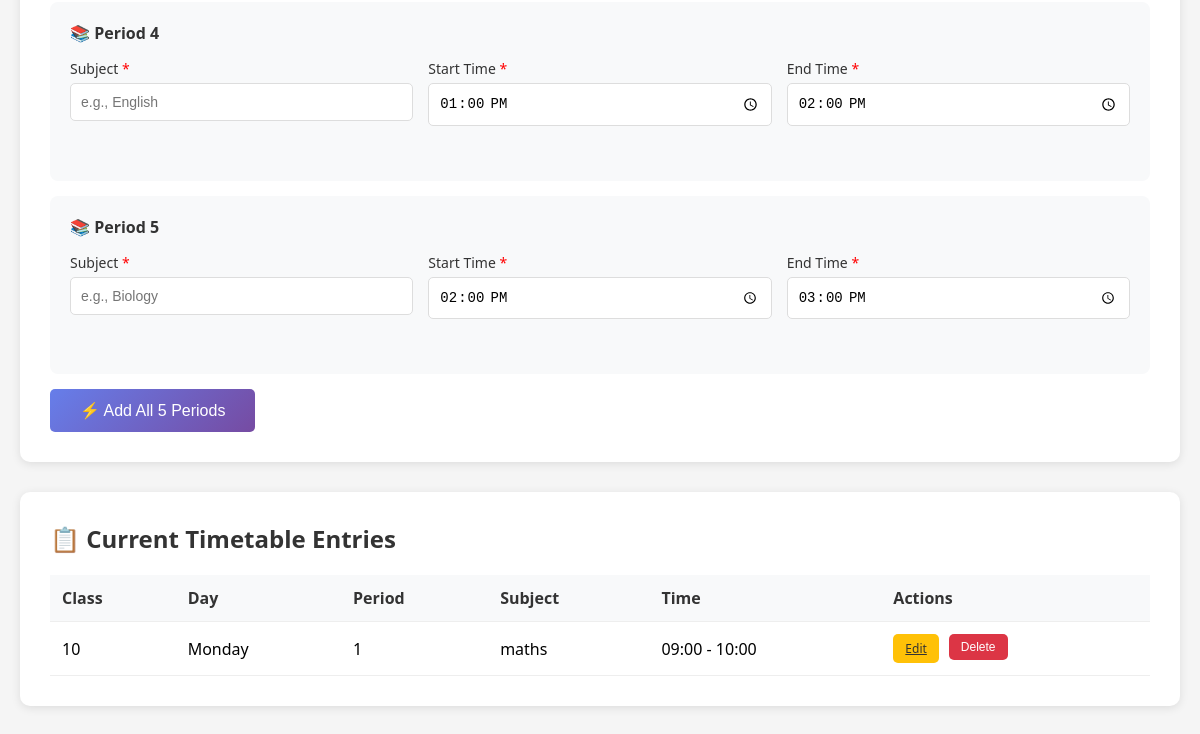
Page /timetable/manage (signed in, lower part) on the earlier database version.
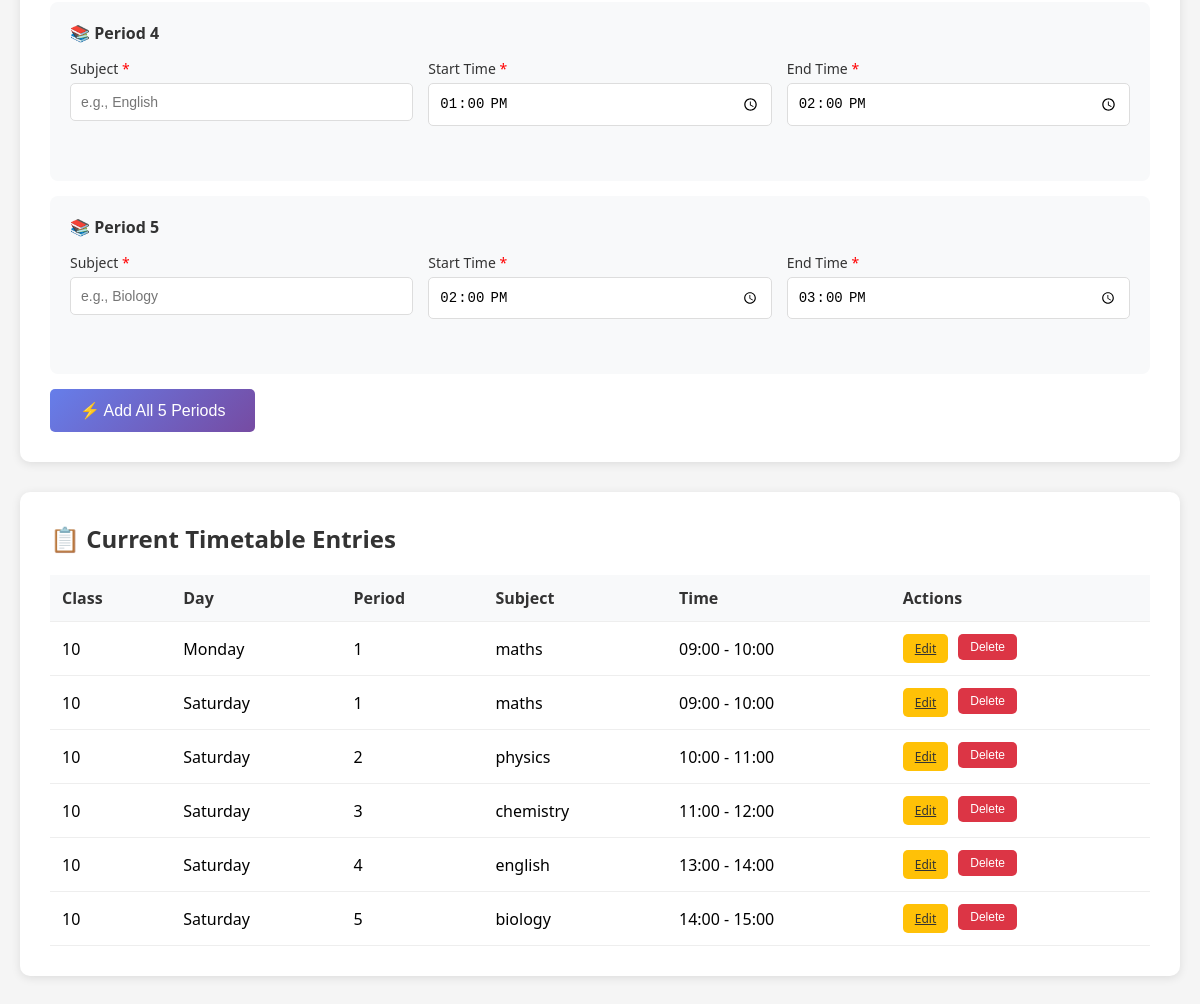
Same page on the later database version.
### models.py (models this page shows)
class Timetable(Base):
    __tablename__ = 'timetable'
    id = Column(Integer, primary_key=True)
    class_name = Column(String, nullable=False)
    day_of_week = Column(String, nullable=False)  # e.g., 'Monday', 'Tuesday'
    period = Column(String, nullable=False)       # e.g., 'Period 1', 'Period 2'
    subject = Column(String, nullable=True)       # e.g., 'Mathematics', 'Physics'
    start_time = Column(String, nullable=True)    # e.g., '09:00'
    end_time = Column(String, nullable=True)      # e.g., '10:00'

### app.py (the view, shortened to what this page needs)
@app.route('/timetable/manage', methods=['GET', 'POST'])
@login_required
def manage_timetable():
    if current_user.role != 'teacher':
        flash('Access denied! Teachers only.', 'error')
        return redirect(url_for('login'))
    db = SessionLocal()
    day_order = ['Monday', 'Tuesday', 'Wednesday', 'Thursday', 'Friday', 'Saturday', 'Sunday']
    timetable_entries = db.query(Timetable).all()
    timetable_entries.sort(key=lambda x: (day_order.index(x.day_of_week) if x.day_of_week in day_order else 999, x.period))
    db.close()
    return render_template('manage_timetable.html', timetable_entries=timetable_entries)

### app.py (called while the page is built)
@login_manager.user_loader
def load_user(user_id):
    db = SessionLocal()
    user = db.query(User).get(int(user_id))
    db.close()
    return user

### templates/manage_timetable.html (shortened to what this page needs)
<!DOCTYPE html>
<html lang="en">
<head>
</head>
<body>
    <div class="container">
        <div class="card">
            <div id="bulkForm" class="form-container">
                <form method="POST" action="{{ url_for('bulk_add_timetable') }}">
                    <div style="background: #f8f9fa; padding: 20px; border-radius: 8px; margin-bottom: 15px;">
                        <h3 style="color: #333; margin-bottom: 15px; font-size: 16px;">📚 Period 4</h3>
                        <div class="form-grid">
                            <div class="form-group">
                                <label>Subject <span class="required">*</span></label>
                                <input type="text" name="subject_4" required placeholder="e.g., English">
                            </div>
                            <div class="form-group">
                                <label>Start Time <span class="required">*</span></label>
                                <input type="time" name="start_time_4" required value="13:00">
                            </div>
                            <div class="form-group">
                                <label>End Time <span class="required">*</span></label>
                                <input type="time" name="end_time_4" required value="14:00">
                            </div>
                        </div>
                    </div>
                    <div style="background: #f8f9fa; padding: 20px; border-radius: 8px; margin-bottom: 15px;">
                        <h3 style="color: #333; margin-bottom: 15px; font-size: 16px;">📚 Period 5</h3>
                        <div class="form-grid">
                            <div class="form-group">
                                <label>Subject <span class="required">*</span></label>
                                <input type="text" name="subject_5" required placeholder="e.g., Biology">
                            </div>
                            <div class="form-group">
                                <label>Start Time <span class="required">*</span></label>
                                <input type="time" name="start_time_5" required value="14:00">
                            </div>
                            <div class="form-group">
                                <label>End Time <span class="required">*</span></label>
                                <input type="time" name="end_time_5" required value="15:00">
                            </div>
                        </div>
                    </div>
                    <button type="submit" class="btn btn-primary" style="font-size: 16px; padding: 12px 30px;">
                        ⚡ Add All 5 Periods
                    </button>
                </form>
            </div>
        </div>
        <div class="card">
            <h2>📋 Current Timetable Entries</h2>
            {% if timetable_entries %}
                <div class="table-container">
                    <table>
                        <thead>
                            <tr>
                                <th>Class</th>
                                <th>Day</th>
                                <th>Period</th>
                                <th>Subject</th>
                                <th>Time</th>
                                <th>Actions</th>
                            </tr>
                        </thead>
                        <tbody>
                            {% for entry in timetable_entries %}
                            <tr>
                                <td>{{ entry.class_name }}</td>
                                <td>{{ entry.day_of_week }}</td>
                                <td>{{ entry.period }}</td>
                                <td>{{ entry.subject or '-' }}</td>
                                <td>
                                    {% if entry.start_time and entry.end_time %}
                                        {{ entry.start_time }} - {{ entry.end_time }}
                                    {% else %}
                                        -
                                    {% endif %}
                                </td>
                                <td>
                                    <div class="actions">
                                        <a href="{{ url_for('edit_timetable', id=entry.id) }}" class="btn btn-edit">Edit</a>
                                        <form method="POST" action="{{ url_for('delete_timetable', id=entry.id) }}" style="display: inline;" onsubmit="return confirm('Are you sure you want to delete this entry?');">
                                            <button type="submit" class="btn btn-danger">Delete</button>
                                        </form>
                                    </div>
                                </td>
                            </tr>
                            {% endfor %}
                        </tbody>
                    </table>
                </div>
            {% endif %}
        </div>
    </div>
</body>
</html>

### templates/manage_timetable.html (style rules this page uses)
* { margin: 0; padding: 0; box-sizing: border-box; }
body { font-family: 'Segoe UI', Tahoma, Geneva, Verdana, sans-serif; background: #f5f5f5; }
.container { max-width: 1200px; margin: 40px auto; padding: 0 20px; }
.card { background: white; padding: 30px; border-radius: 10px; box-shadow: 0 2px 10px rgba(0,0,0,0.1); margin-bottom: 30px; }
.card h2 { color: #333; margin-bottom: 20px; }
.form-grid { display: grid; grid-template-columns: repeat(auto-fit, minmax(200px, 1fr)); gap: 15px; margin-bottom: 20px; }
.form-group { margin-bottom: 15px; }
label { display: block; margin-bottom: 5px; color: #333; font-weight: 500; font-size: 14px; }
input[type="text"], input[type="time"], select { width: 100%; padding: 10px; border: 1px solid #ddd; border-radius: 5px; font-size: 14px; }
.btn { padding: 10px 20px; border: none; border-radius: 5px; cursor: pointer; font-size: 14px; transition: transform 0.2s; }
.btn-primary { background: linear-gradient(135deg, #667eea 0%, #764ba2 100%); color: white; }
.btn-danger { background: #dc3545; color: white; padding: 6px 12px; font-size: 12px; }
.btn-edit { background: #ffc107; color: #333; padding: 6px 12px; font-size: 12px; margin-right: 5px; }
.table-container { overflow-x: auto; }
table { width: 100%; border-collapse: collapse; }
th, td { padding: 12px; text-align: left; border-bottom: 1px solid #eee; }
th { background: #f8f9fa; color: #333; font-weight: 600; }
.required { color: red; }
.actions { display: flex; gap: 5px; }
.form-container { animation: fadeIn 0.3s ease; }

Differences in the rows shown:
added Timetable: class_name "10", day_of_week "Saturday", period "1", subject "maths", start_time "09:00", end_time "10:00"
added Timetable: class_name "10", day_of_week "Saturday", period "2", subject "physics", start_time "10:00", end_time "11:00"
added Timetable: class_name "10", day_of_week "Saturday", period "3", subject "chemistry", start_time "11:00", end_time "12:00"
added Timetable: class_name "10", day_of_week "Saturday", period "4", subject "english", start_time "13:00", end_time "14:00"
added Timetable: class_name "10", day_of_week "Saturday", period "5", subject "biology", start_time "14:00", end_time "15:00"
